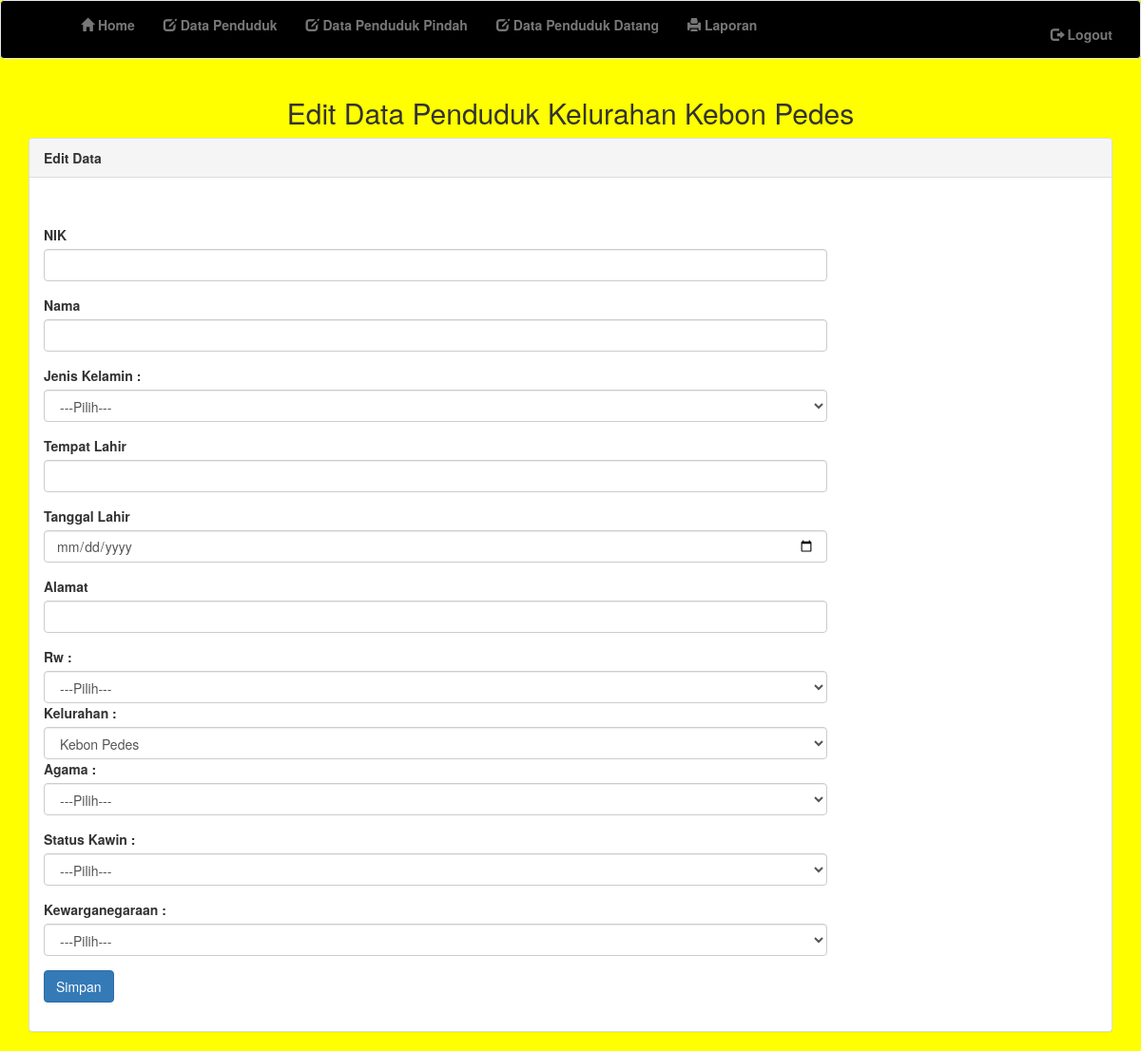
The page /index1.php?pages=editpenduduk&id=4 on the database as committed earlier.
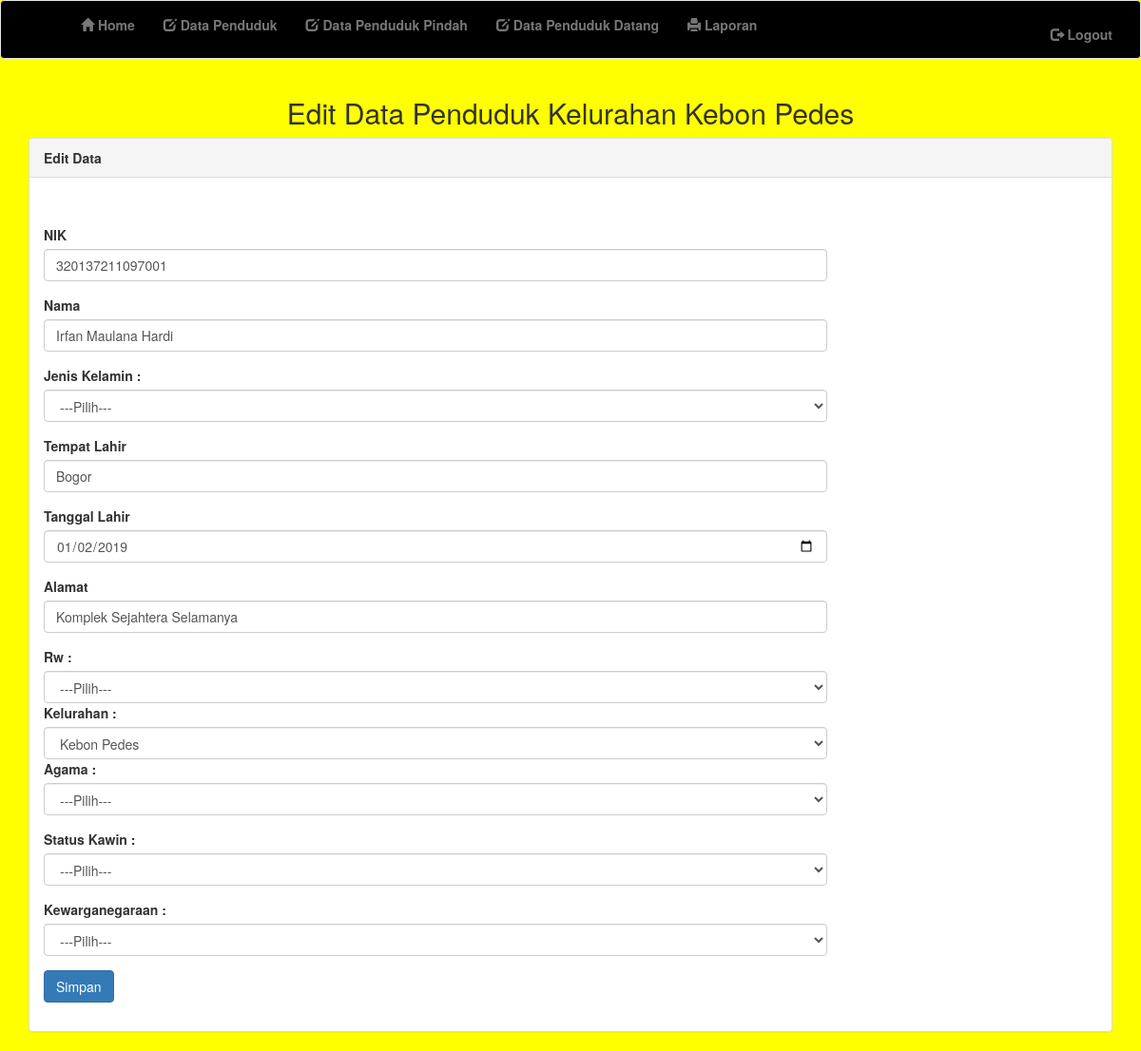
The same page on the database as committed later.
### tables this page shows
CREATE TABLE `data_penduduk` (
  `id` int(200) NOT NULL,
  `nik` varchar(20) NOT NULL,
  `nama` varchar(30) DEFAULT NULL,
  `jenis_kelamin` enum('Laki-Laki','Perempuan') DEFAULT NULL,
  `tempat_lahir` varchar(20) DEFAULT NULL,
  `tanggal_lahir` date DEFAULT NULL,
  `alamat` varchar(50) DEFAULT NULL,
  `kelurahan` enum('Pakuan','Genteng','Kertamaya','Rancamaya','Cipaku','Muarasari','Harjasari','Bojongkerta','Ranggamekar','Empang','Lawanggintung','Mulyaharja','Pamoyanan','Cikaret','Batutulis','Bondongan') DEFAULT NULL,
  `agama` enum('Islam','Protestan','Katolik','Hindu','Budha','Konghuchu','Lain-Lain') DEFAULT NULL,
  `pendidikan` enum('SD','SMP','SMA/SMK','D3','S1','S2','S3') DEFAULT NULL,
  `status` enum('Menikah','Belum Menikah','Duda','Janda') DEFAULT NULL,
  `kewarganegaraan` enum('WNI','WNA') DEFAULT NULL
);

### editpenduduk.php (the view, shortened to what this page needs)
<?php
    $id = $_GET ['id'];
    $sql  = "SELECT * FROM data_penduduk WHERE id='$id'";
    $q_select = mysql_query($sql) or die(mysql_error());
    $rows= mysql_fetch_array($q_select);
?>
<h2 align="center">Edit Data Penduduk Kelurahan Kebon Pedes</h2>
<div class="row">
	<div class="col-md-12">
		<div class="panel panel-default">
			<div class="panel-heading">
				<b>Edit Data</b>
			</div>
			<div class="panel-body">
				<div class="row">
					<div class="col-md-9">
						<form action="?pages=editaksipenduduk" method="POST" onsubmit="return validasi_input(this)">
							<div class="form-group">
							</div>
							<div class="form-group">
								<label>NIK</label>
								<input type="text" value="<?php echo $rows['nik']; ?>" class="form-control" name="nik">
							</div>
							<div class="form-group">
								<label>Nama</label>
								<input type="text" value="<?php echo $rows['nama']; ?>" class="form-control" name="nama">
							</div>
							 <div class="form-group">
       				<label class="control-label">Jenis Kelamin : </label>
       				<select name="jenis_kelamin" class="form-control">
			        <option value="">---Pilih---</option>
        			</select>
					</div>
							<div class="form-group">
								<label>Tempat Lahir</label>
								<input type="text" value="<?php echo $rows['tempat_lahir']; ?>" class="form-control" name="tempat_lahir">
							</div>
							<div class="form-group">
								<label>Tanggal Lahir</label>
								<input type="date" class="form-control" name="tanggal_lahir" value="<?php echo $rows['tanggal_lahir']; ?>">
							</div>
							<div class="form-group">
								<label>Alamat</label>
								<input type="text" value="<?php echo $rows['alamat']; ?>" class="form-control" name="alamat">
							</div>
							<div class="form-group">
       				<label class="control-label">Rw : </label>
       				<select name="rw"	 class="form-control">
			        <option value="">---Pilih---</option>
        			<div class="form-group">
       				<select name="kelurahan" class="form-control">
					<div class="form-group">
						<label class="control-label">Kelurahan  :  </label>
						<select name="kelurahan"	 class="form-control">
			    	    <option value="Kebon Pedes">Kebon Pedes</option>
			    		</div>
			    		</select>
					<div class="form-group">
       				<label class="control-label">Agama : </label>
       				<select name="agama"	 class="form-control">
			        <option value="">---Pilih---</option>
        			</select>
					</div>
					  <div class="form-group">
       				<label class="control-label"> Status Kawin : </label>
       				<select name="status_kawin" class="form-control">
			        <option value="">---Pilih---</option>
        			</select>
					</div>
					<div class="form-group">
       				<label class="control-label"> Kewarganegaraan : </label>
       				<select name="kewarganegaraan" class="form-control">
			        <option value="">---Pilih---</option>
					</select>
					</div>
							<div>
								<input type="submit" name="simpan" class="btn btn-primary" value="Simpan">
							</div>
						</form>
					</div>
				</div>
			</div>
		</div>
	</div>
</div>

Rows that differ between the two databases and show on the page:
added data_penduduk: nik "320137211097001", nama "Irfan Maulana Hardi", tempat_lahir "Bogor", tanggal_lahir "01/02/2019", alamat "Komplek Sejahtera Selamanya"
